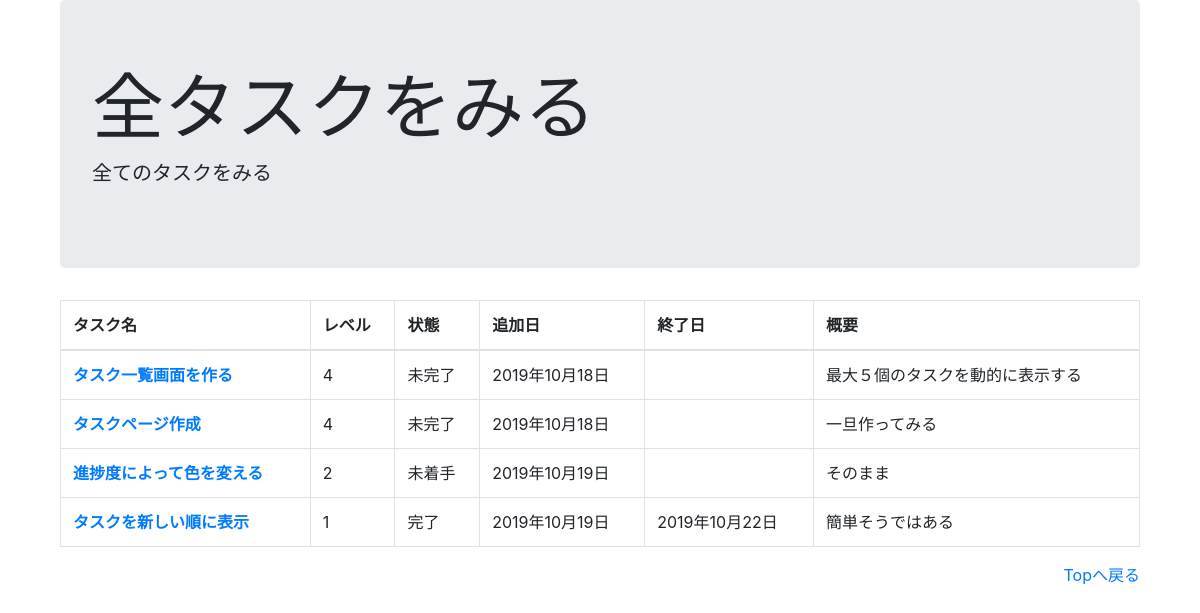
The app's page /all_tasks, older data.
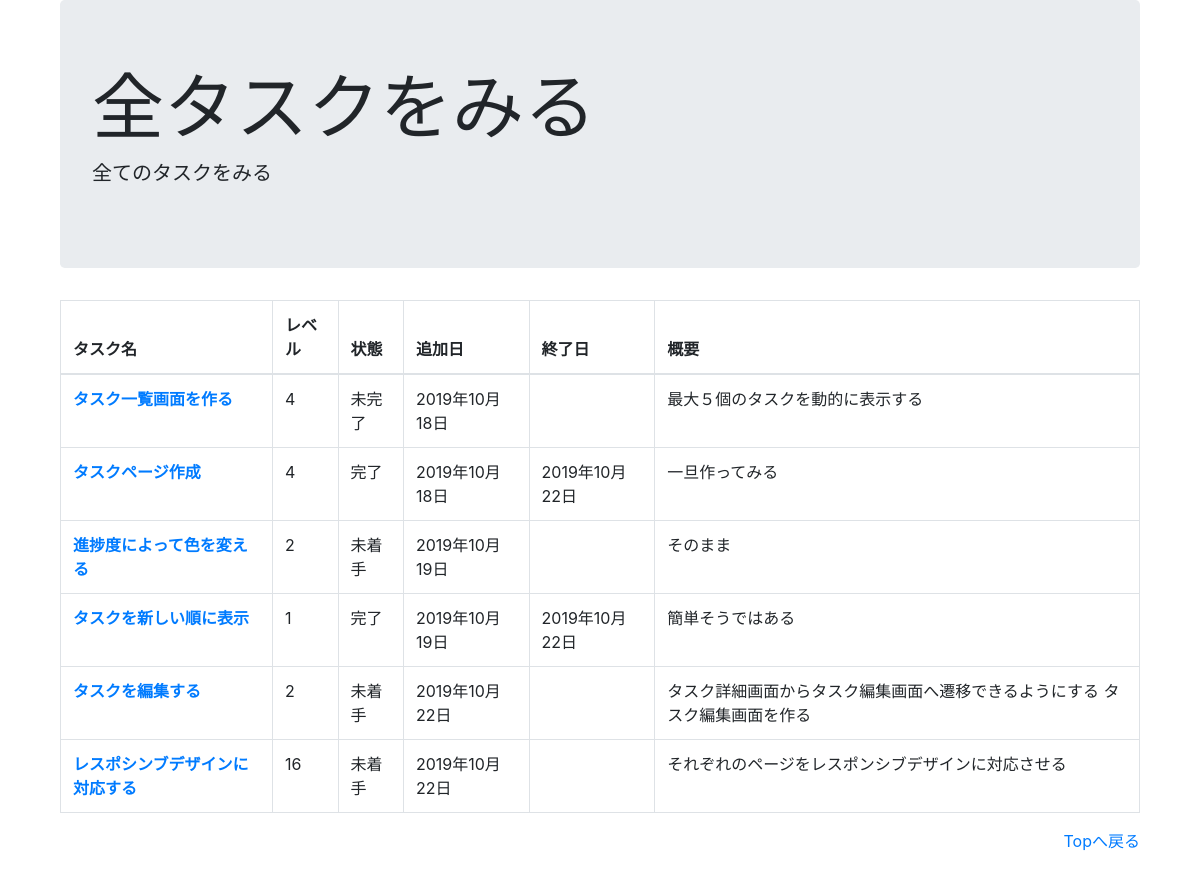
The same page, newer data.
### mng/models.py (models this page shows, shortened)
class task(models.Model):
    name = models.CharField(max_length=20)
    level = models.IntegerField(default=1)
    overview = models.CharField(max_length=100)
    condition = models.IntegerField(choices=CONDITION_CHOICEES,
                                    blank=True, null=True)
    add_date = models.DateField(blank=True, null=True)
    end_date = models.DateField(blank=True, null=True)

### mng/views.py (the view)
# urls.py: path('all_tasks', views.all_tasks, name='all_tasks'),
def all_tasks(request):
    ts = task.objects.all()
    return render(request, 'mng/all_tasks.html', {"all_tasks": ts})

### mng/templates/mng/all_tasks.html (shortened to what this page needs)
{% extends 'mng/base.html' %}
{% load static %}
{% block display %}全タスクをみる
{% endblock display %}
{% block lead %}全てのタスクをみる
{% endblock lead %}
{% block content %}
{% if all_tasks %}
<div class="container">
    <form action="#" method="post">
        <table class="table table-bordered">
            <thead>
            <tr>
                <th scope="col">タスク名</th>
                <th scope="col">レベル</th>
                <th scope="col">状態</th>
                <th scope="col">追加日</th>
                <th scope="col">終了日</th>
                <th scope="col">概要</th>
            </tr>
            </thead>
            <tbody>
            {% for task in all_tasks %}
            <tr>
                <th scope="row"><a href="{% url 'mng:task_edit' task.id %}">
                    {{task.name}}</a></th>
                <td>{{task.level}}</td>
                <td>{{task.get_condition_display}}</td>
                <td>{{task.add_date|date:'Y年m月d日'}}</td>
                <td>{{task.end_date|date:'Y年m月d日'}}</td>
                <td>{{task.overview}}</td>
            </tr>
            {% endfor %}
            </tbody>
        </table>
    </form>
</div>
{% endif %}
{% endblock content %}

### mng/templates/mng/base.html (shortened to what this page needs)
{% load i18n static %}
<!DOCTYPE html>
{% get_current_language as LANGUAGE_CODE %}
<html lang="{{ LANGUAGE_CODE|default:'en-us'}}">
<head>
    <link rel="stylesheet" href="{% static 'mng/css/bootstrap.min.css' %}">
    <link rel="stylesheet" href="{% static 'mng/css/base.css' %}">
    <link rel="stylesheet" href="https://cdnjs.cloudflare.com/ajax/libs/jqueryui/1.12.1/themes/vader/jquery-ui.min.css">
</head>
<body>
<div class="container">
    <div class="container">
        <div class="jumbotron jumbotron-extends">
            <h1 class="display-3">
                {% block display %}{% endblock %}
            </h1>
            <p class="lead">
                {% block lead %}{% endblock %}
            </p>
        </div>
    </div>
    {% block content %}
    {% endblock content %}
    <div class="container">
        <a href="{%url 'mng:mypage' %}">
            <p class="text-right">Topへ戻る</p>
        </a>
    </div>
</div>
</body>
</html>

Row changes from the older to the newer data that the page shows:
changed task "タスクページ作成": condition "未完了" → "完了"; end_date (not shown) → "2019年10月22日"
added task: name "タスクを編集する", level "2", condition "未着手", add_date "2019年10月22日", overview "タスク詳細画面からタスク編集画面へ遷移できるようにする タスク編集画面を作る"
added task: name "レスポシンブデザインに対応する", level "16", condition "未着手", add_date "2019年10月22日", overview "それぞれのページをレスポンシブデザインに対応させる"
